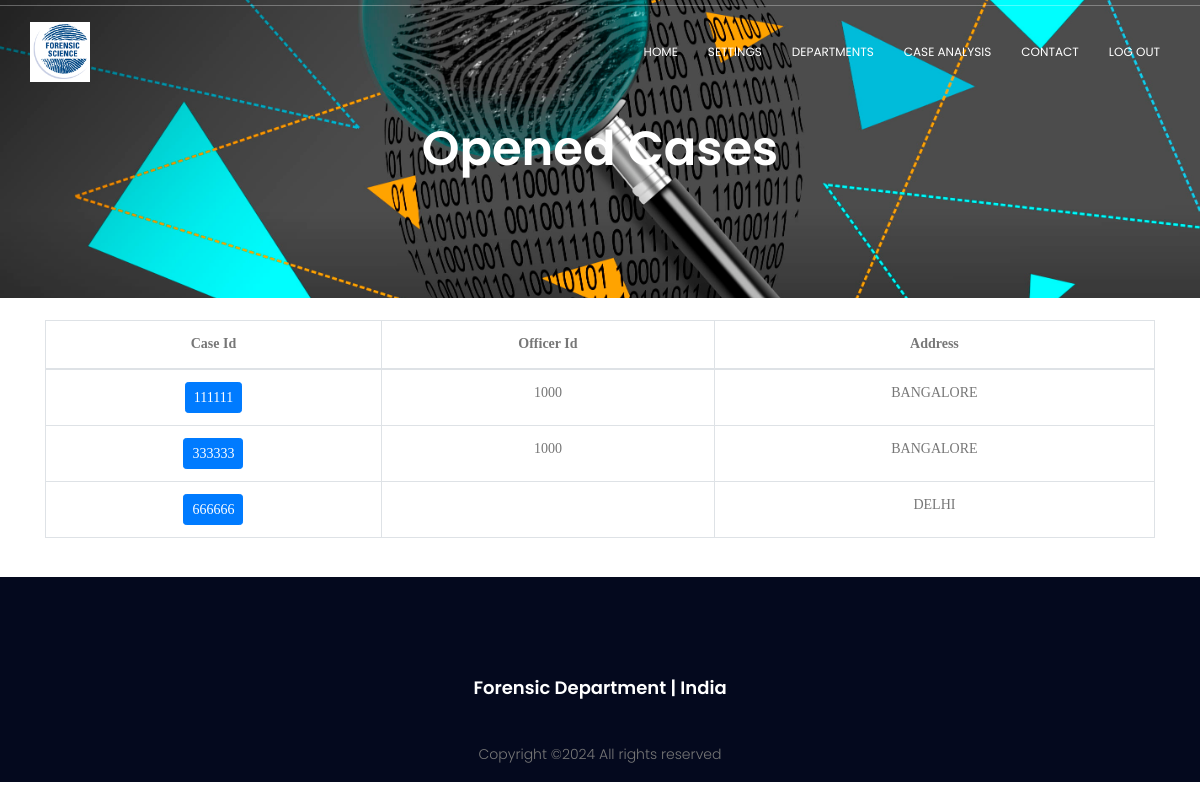
The page /project/caseopen.php (signed in) on the database as committed earlier.
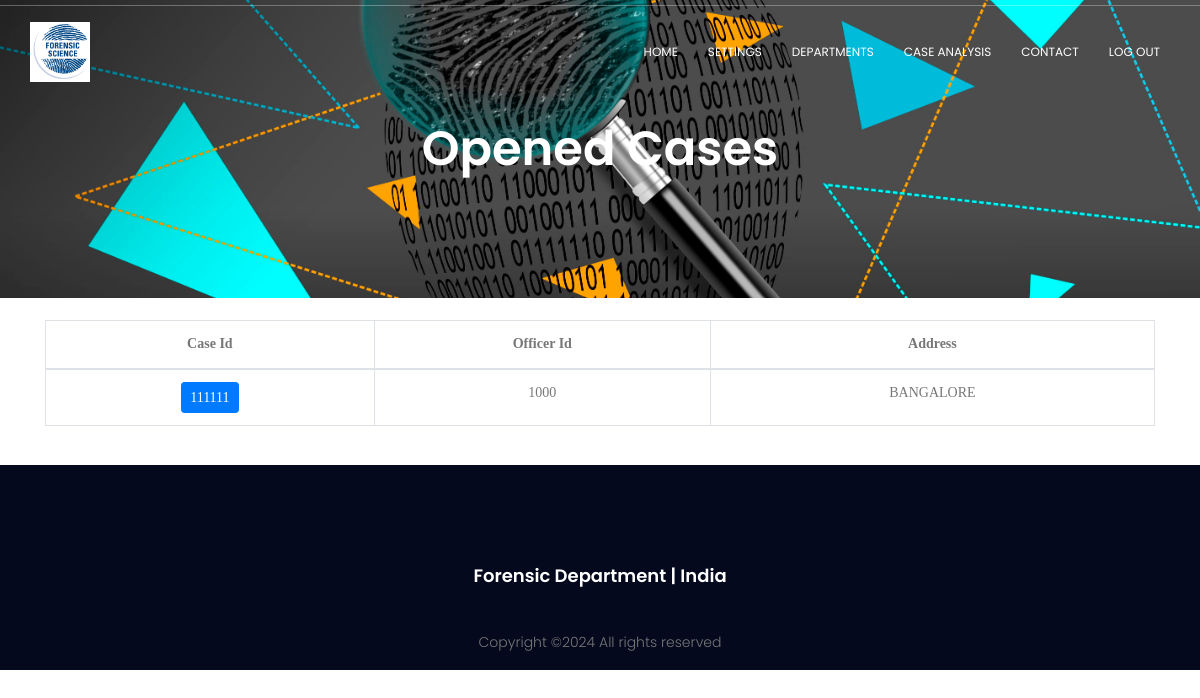
The same page on the database as committed later.
### tables this page shows
CREATE TABLE `cases` (
  `CASE_ID` int(6) NOT NULL,
  `OFFICER_ID` int(4) DEFAULT NULL,
  `DATE` date NOT NULL,
  `STATUS` varchar(10) DEFAULT NULL,
  `ADDRESS` varchar(20) NOT NULL
);

### project/caseopen.php (the view, shortened to what this page needs)
<?php
	require("includes/common.php");
$query = "SELECT CASE_ID, OFFICER_ID, ADDRESS
			FROM CASES
			WHERE STATUS='OPENED'";
$query_result = mysqli_query($con, $query) or die(mysqli_error($con));
?>
<!DOCTYPE html>
	<html lang="zxx" class="no-js">
	<head>
			<link rel="stylesheet" href="css/linearicons.css">
			<link rel="stylesheet" href="css/font-awesome.min.css">
			<link rel="stylesheet" href="css/bootstrap.css">
			<link rel="stylesheet" href="css/magnific-popup.css">
			<link rel="stylesheet" href="css/nice-select.css">
			<link rel="stylesheet" href="css/animate.min.css">
			<link rel="stylesheet" href="css/owl.carousel.css">
			<link rel="stylesheet" href="css/main.css">
		</head>
		<body>
			<?php
				require 'includes/header.php';
			?>
			<section class="banner-area relative" id="home">
				<div class="overlay"></div>
				<div class="container">
					<div class="row d-flex align-items-center justify-content-center">
						<div class="about-content col-lg-12">
							<h1 class="text-white">
								Opened Cases
							</h1>
						</div>
					</div>
				</div>
			</section>
			<form action="caseview.php" method="POST">
			<div class="container" >
			<br/>
				<table class="table table-hover table-bordered">
					<thead>
					<tr>
						<th style="font-family:verdana; text-align:center" scope="col"> Case Id </th>
						<th style="font-family:verdana; text-align:center" scope="col"> Officer Id </th>
						<th style="font-family:verdana; text-align:center" scope="col"> Address </th>
					</tr>
					</thead>
					<tbody>
					<?php
					while($row = mysqli_fetch_array($query_result)) { ?>
						<tr>
							<td style="font-family:verdana; text-align:center"> <input type="submit" class="btn btn-primary btn-sm" name="viewcase" value="<?php echo $row['CASE_ID']; ?>"> </td>
							<td style="font-family:verdana; text-align:center"> <?php echo $row['OFFICER_ID']; ?> </td>
							<td style="font-family:verdana; text-align:center"> <?php echo $row['ADDRESS']; ?> </td>
						</tr>
					<?php } ?>
					</tbody>
				</table>
			<br/>
			</div>
			</form>
			<?php
				require 'includes/footer.php';
			?>
	</body>
</html>

Rows that differ between the two databases and show on the page:
removed cases: viewcase "333333", OFFICER_ID "1000", ADDRESS "BANGALORE"
removed cases: viewcase "666666", ADDRESS "DELHI"
